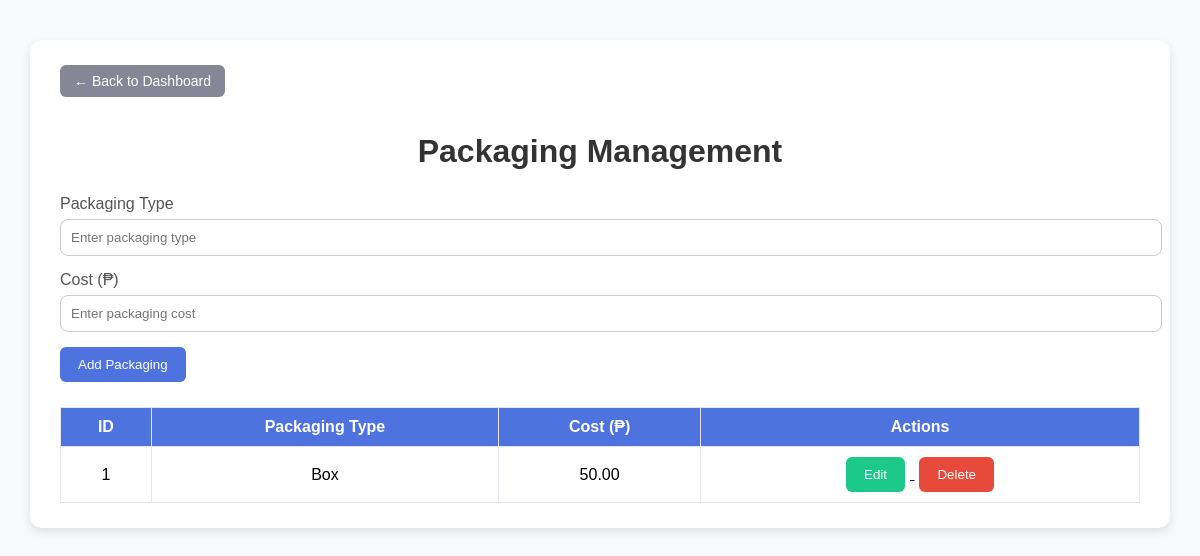
Before: /packaging/ with the older database file.
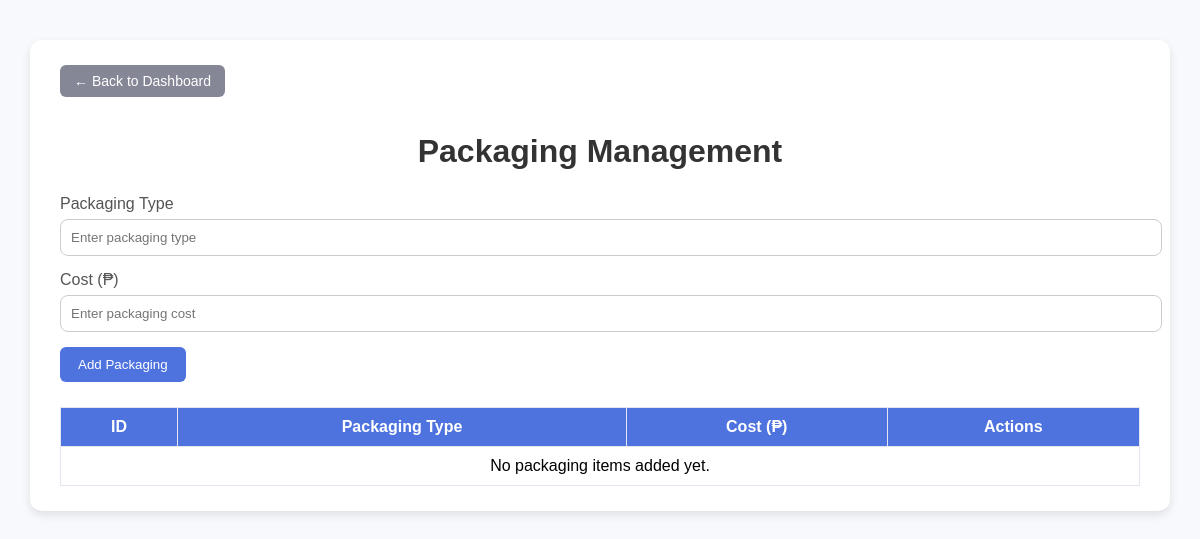
After: the same page with the newer database file.
### dashboard/models.py (models this page shows, shortened)
class Packaging(models.Model):
    type = models.CharField(max_length=100)
    cost = models.DecimalField(max_digits=6, decimal_places=2)
    quantity = models.PositiveIntegerField(default=0)
    is_available = models.BooleanField(default=True)
    created_at = models.DateTimeField(auto_now_add=True)

### dashboard/views.py (the view)
# urls.py: path('packaging/', views.packaging, name='packaging'),
def packaging(request):
    if request.method == 'POST':
        type = request.POST.get('type')
        cost = request.POST.get('cost')
        if type and cost:
            Packaging.objects.create(type=type, cost=cost)
        return redirect('packaging')
    packaging_list = Packaging.objects.all()
    return render(request, 'dashboard/packaging.html', {'packaging_list': packaging_list})

### dashboard/templates/dashboard/packaging.html (shortened to what this page needs)
{% load static %}
<!DOCTYPE html>
<html lang="en">
<head>
    <link rel="stylesheet" href="{% static 'css/crud.css' %}">
</head>
<body>
<div class="container">
    <a href="{% url 'home' %}" class="back-btn">← Back to Dashboard</a>
    <h1>Packaging Management</h1>
    <form method="post" class="create-form">
        <div class="form-group">
            <label for="type">Packaging Type</label>
            <input type="text" id="type" name="type" placeholder="Enter packaging type" required>
        </div>
        <div class="form-group">
            <label for="cost">Cost (₱)</label>
            <input type="number" id="cost" name="cost" placeholder="Enter packaging cost" required>
        </div>
        <button type="submit">Add Packaging</button>
    </form>
    <table>
        <thead>
            <tr>
                <th>ID</th>
                <th>Packaging Type</th>
                <th>Cost (₱)</th>
                <th>Actions</th>
            </tr>
        </thead>
        <tbody>
            {% for p in packaging_list %}
            <tr>
                <td>{{ p.id }}</td>
                <td>{{ p.type }}</td>
                <td>{{ p.cost }}</td>
                <td class="action-buttons">
                    <a href="{% url 'update_packaging' p.id %}">
                        <button type="button" class="edit-btn">Edit</button>
                    </a>
                    <a href="{% url 'delete_packaging' p.id %}">
                        <button type="button" class="delete-btn">Delete</button>
                    </a>
                </td>
            </tr>
            {% empty %}
            <tr><td colspan="4">No packaging items added yet.</td></tr>
            {% endfor %}
        </tbody>
    </table>
</div>
</body>
</html>

Changed rows visible on the page:
removed Packaging: id "1", type "Box", cost "50.00"
Other visible differences:
text now shown: "No packaging items added yet."
